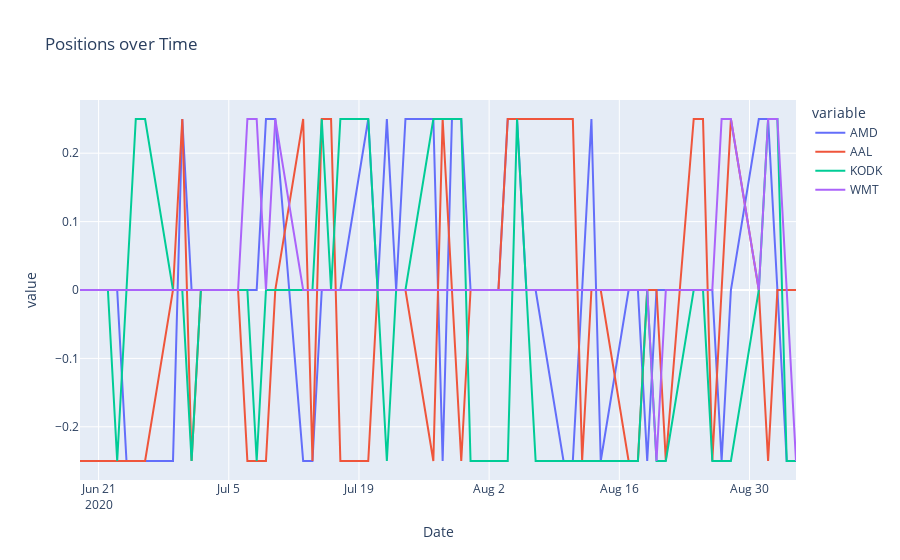
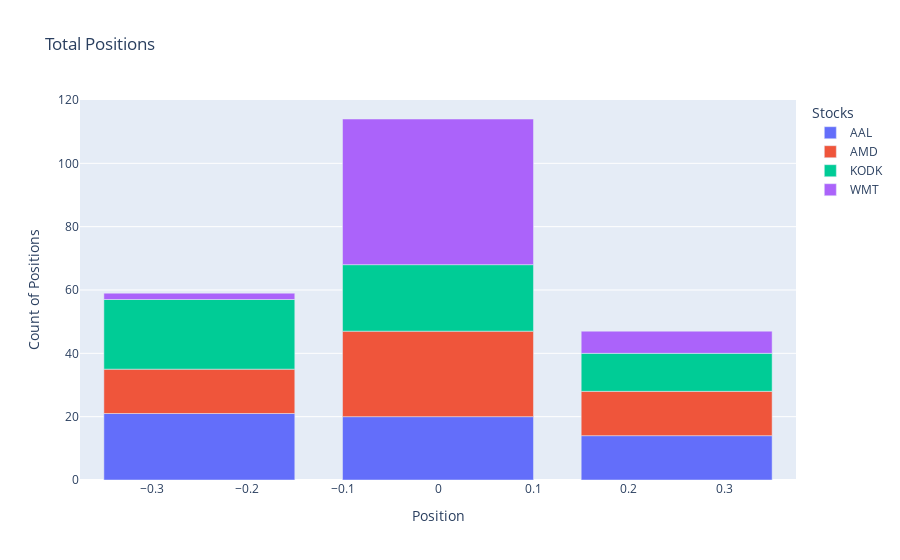

The notebook cell these images were saved under, in order:
### Markdown cell above
## Plotting the Positions and Predicted Moves

### Code cell
# Plotting positions over time
fig = px.line(trade_df['Positions'], 
              x=trade_df['Positions'].index, 
              y=stocks,
              title='Positions over Time')

fig.show()

# Getting the number of positions
pos = trade_df['Positions'].apply(pd.value_counts)

# Plotting total positions
fig1 = px.bar(pos, 
              x=pos.index, 
              y=pos.columns,
              title='Total Positions',
              labels={'variable':'Stocks',
                      'value':'Count of Positions',
                      'index':'Position'})

fig1.show()

### Figure 1 — Plotly figure (JSON) as saved in the notebook; plotly's stock layout.template omitted (floating-point values rounded to 4 significant figures)
{"data": [{"hovertemplate": "variable=AMD<br>Date=%{x}<br>value=%{y}<extra></extra>", "legendgroup": "AMD", "line": {"color": "#636efa", "dash": "solid"}, "mode": "lines", "name": "AMD", "orientation": "v", "showlegend": true, "type": "scatter", "x": ["2020-06-19T00:00:00", "2020-06-22T00:00:00", "2020-06-23T00:00:00", "2020-06-24T00:00:00", "2020-06-25T00:00:00", "2020-06-26T00:00:00", "2020-06-29T00:00:00", "2020-06-30T00:00:00", "2020-07-01T00:00:00", "2020-07-02T00:00:00", "2020-07-06T00:00:00", "2020-07-07T00:00:00", "2020-07-08T00:00:00", "2020-07-09T00:00:00", "2020-07-10T00:00:00", "2020-07-13T00:00:00", "2020-07-14T00:00:00", "2020-07-15T00:00:00", "2020-07-16T00:00:00", "2020-07-17T00:00:00", "2020-07-20T00:00:00", "2020-07-21T00:00:00", "2020-07-22T00:00:00", "2020-07-23T00:00:00", "2020-07-24T00:00:00", "2020-07-27T00:00:00", "2020-07-28T00:00:00", "2020-07-29T00:00:00", "2020-07-30T00:00:00", "2020-07-31T00:00:00", "2020-08-03T00:00:00", "2020-08-04T00:00:00", "2020-08-05T00:00:00", "2020-08-06T00:00:00", "2020-08-07T00:00:00", "2020-08-10T00:00:00", "2020-08-11T00:00:00", "2020-08-12T00:00:00", "2020-08-13T00:00:00", "2020-08-14T00:00:00", "2020-08-17T00:00:00", "2020-08-18T00:00:00", "2020-08-19T00:00:00", "2020-08-20T00:00:00", "2020-08-21T00:00:00", "2020-08-24T00:00:00", "2020-08-25T00:00:00", "2020-08-26T00:00:00", "2020-08-27T00:00:00", "2020-08-28T00:00:00", "2020-08-31T00:00:00", "2020-09-01T00:00:00", "2020-09-02T00:00:00", "2020-09-03T00:00:00", "2020-09-04T00:00:00"], "xaxis": "x", "y": [0, 0, 0, -0.25, -0.25, -0.25, -0.25, 0.25, 0, 0, 0, 0, 0, 0.25, 0.25, -0.25, -0.25, 0, 0, 0, 0.25, 0, 0.25, 0, 0.25, 0.25, -0.25, 0.25, 0.25, 0, 0, 0.25, 0.25, 0, 0, -0.25, -0.25, 0, 0.25, -0.25, 0, 0, -0.25, 0, 0, 0, 0, 0, -0.25, 0, 0.25, 0.25, 0, -0.25, -0.25], "yaxis": "y"}, {"hovertemplate": "variable=AAL<br>Date=%{x}<br>value=%{y}<extra></extra>", "legendgroup": "AAL", "line": {"color": "#EF553B", "dash": "solid"}, "mode": "lines", "name": "AAL", "orientation": "v", "showlegend": true, "type": "scatter", "x": ["2020-06-19T00:00:00", "2020-06-22T00:00:00", "2020-06-23T00:00:00", "2020-06-24T00:00:00", "2020-06-25T00:00:00", "2020-06-26T00:00:00", "2020-06-29T00:00:00", "2020-06-30T00:00:00", "2020-07-01T00:00:00", "2020-07-02T00:00:00", "2020-07-06T00:00:00", "2020-07-07T00:00:00", "2020-07-08T00:00:00", "2020-07-09T00:00:00", "2020-07-10T00:00:00", "2020-07-13T00:00:00", "2020-07-14T00:00:00", "2020-07-15T00:00:00", "2020-07-16T00:00:00", "2020-07-17T00:00:00", "2020-07-20T00:00:00", "2020-07-21T00:00:00", "2020-07-22T00:00:00", "2020-07-23T00:00:00", "2020-07-24T00:00:00", "2020-07-27T00:00:00", "2020-07-28T00:00:00", "2020-07-29T00:00:00", "2020-07-30T00:00:00", "2020-07-31T00:00:00", "2020-08-03T00:00:00", "2020-08-04T00:00:00", "2020-08-05T00:00:00", "2020-08-06T00:00:00", "2020-08-07T00:00:00", "2020-08-10T00:00:00", "2020-08-11T00:00:00", "2020-08-12T00:00:00", "2020-08-13T00:00:00", "2020-08-14T00:00:00", "2020-08-17T00:00:00", "2020-08-18T00:00:00", "2020-08-19T00:00:00", "2020-08-20T00:00:00", "2020-08-21T00:00:00", "2020-08-24T00:00:00", "2020-08-25T00:00:00", "2020-08-26T00:00:00", "2020-08-27T00:00:00", "2020-08-28T00:00:00", "2020-08-31T00:00:00", "2020-09-01T00:00:00", "2020-09-02T00:00:00", "2020-09-03T00:00:00", "2020-09-04T00:00:00"], "xaxis": "x", "y": [-0.25, -0.25, -0.25, -0.25, -0.25, -0.25, 0, 0.25, -0.25, 0, 0, -0.25, -0.25, -0.25, 0, 0.25, -0.25, 0.25, 0.25, -0.25, -0.25, 0, 0, 0, 0, -0.25, 0.25, 0, -0.25, 0, 0, 0.25, 0.25, 0.25, 0.25, 0.25, 0.25, -0.25, 0, 0, -0.25, -0.25, 0, 0, -0.25, 0.25, 0.25, -0.25, 0, 0.25, 0, -0.25, 0, 0, 0], "yaxis": "y"}, {"hovertemplate": "variable=KODK<br>Date=%{x}<br>value=%{y}<extra></extra>", "legendgroup": "KODK", "line": {"color": "#00cc96", "dash": "solid"}, "mode": "lines", "name": "KODK", "orientation": "v", "showlegend": true, "type": "scatter", "x": ["2020-06-19T00:00:00", "2020-06-22T00:00:00", "2020-06-23T00:00:00", "2020-06-24T00:00:00", "2020-06-25T00:00:00", "2020-06-26T00:00:00", "2020-06-29T00:00:00", "2020-06-30T00:00:00", "2020-07-01T00:00:00", "2020-07-02T00:00:00", "2020-07-06T00:00:00", "2020-07-07T00:00:00", "2020-07-08T00:00:00", "2020-07-09T00:00:00", "2020-07-10T00:00:00", "2020-07-13T00:00:00", "2020-07-14T00:00:00", "2020-07-15T00:00:00", "2020-07-16T00:00:00", "2020-07-17T00:00:00", "2020-07-20T00:00:00", "2020-07-21T00:00:00", "2020-07-22T00:00:00", "2020-07-23T00:00:00", "2020-07-24T00:00:00", "2020-07-27T00:00:00", "2020-07-28T00:00:00", "2020-07-29T00:00:00", "2020-07-30T00:00:00", "2020-07-31T00:00:00", "2020-08-03T00:00:00", "2020-08-04T00:00:00", "2020-08-05T00:00:00", "2020-08-06T00:00:00", "2020-08-07T00:00:00", "2020-08-10T00:00:00", "2020-08-11T00:00:00", "2020-08-12T00:00:00", "2020-08-13T00:00:00", "2020-08-14T00:00:00", "2020-08-17T00:00:00", "2020-08-18T00:00:00", "2020-08-19T00:00:00", "2020-08-20T00:00:00", "2020-08-21T00:00:00", "2020-08-24T00:00:00", "2020-08-25T00:00:00", "2020-08-26T00:00:00", "2020-08-27T00:00:00", "2020-08-28T00:00:00", "2020-08-31T00:00:00", "2020-09-01T00:00:00", "2020-09-02T00:00:00", "2020-09-03T00:00:00", "2020-09-04T00:00:00"], "xaxis": "x", "y": [0, 0, -0.25, 0, 0.25, 0.25, 0, 0, -0.25, 0, 0, 0, -0.25, 0, 0, 0, 0, 0.25, 0, 0.25, 0.25, 0, -0.25, 0, 0, 0.25, 0.25, 0.25, 0.25, -0.25, -0.25, -0.25, 0.25, 0, -0.25, -0.25, -0.25, -0.25, -0.25, -0.25, -0.25, -0.25, 0, -0.25, -0.25, 0, 0, -0.25, -0.25, -0.25, 0, 0.25, 0.25, -0.25, -0.25], "yaxis": "y"}, {"hovertemplate": "variable=WMT<br>Date=%{x}<br>value=%{y}<extra></extra>", "legendgroup": "WMT", "line": {"color": "#ab63fa", "dash": "solid"}, "mode": "lines", "name": "WMT", "orientation": "v", "showlegend": true, "type": "scatter", "x": ["2020-06-19T00:00:00", "2020-06-22T00:00:00", "2020-06-23T00:00:00", "2020-06-24T00:00:00", "2020-06-25T00:00:00", "2020-06-26T00:00:00", "2020-06-29T00:00:00", "2020-06-30T00:00:00", "2020-07-01T00:00:00", "2020-07-02T00:00:00", "2020-07-06T00:00:00", "2020-07-07T00:00:00", "2020-07-08T00:00:00", "2020-07-09T00:00:00", "2020-07-10T00:00:00", "2020-07-13T00:00:00", "2020-07-14T00:00:00", "2020-07-15T00:00:00", "2020-07-16T00:00:00", "2020-07-17T00:00:00", "2020-07-20T00:00:00", "2020-07-21T00:00:00", "2020-07-22T00:00:00", "2020-07-23T00:00:00", "2020-07-24T00:00:00", "2020-07-27T00:00:00", "2020-07-28T00:00:00", "2020-07-29T00:00:00", "2020-07-30T00:00:00", "2020-07-31T00:00:00", "2020-08-03T00:00:00", "2020-08-04T00:00:00", "2020-08-05T00:00:00", "2020-08-06T00:00:00", "2020-08-07T00:00:00", "2020-08-10T00:00:00", "2020-08-11T00:00:00", "2020-08-12T00:00:00", "2020-08-13T00:00:00", "2020-08-14T00:00:00", "2020-08-17T00:00:00", "2020-08-18T00:00:00", "2020-08-19T00:00:00", "2020-08-20T00:00:00", "2020-08-21T00:00:00", "2020-08-24T00:00:00", "2020-08-25T00:00:00", "2020-08-26T00:00:00", "2020-08-27T00:00:00", "2020-08-28T00:00:00", "2020-08-31T00:00:00", "2020-09-01T00:00:00", "2020-09-02T00:00:00", "2020-09-03T00:00:00", "2020-09-04T00:00:00"], "xaxis": "x", "y": [0, 0, 0, 0, 0, 0, 0, 0, 0, 0, 0, 0.25, 0.25, 0, 0.25, 0, 0, 0, 0, 0, 0, 0, 0, 0, 0, 0, 0, 0, 0, 0, 0, 0, 0, 0, 0, 0, 0, 0, 0, 0, 0, 0, 0, -0.25, 0, 0, 0, 0, 0.25, 0.25, 0, 0.25, 0.25, 0, -0.25], "yaxis": "y"}], "layout": {"legend": {"title": {"text": "variable"}, "tracegroupgap": 0}, "title": {"text": "Positions over Time"}, "xaxis": {"anchor": "y", "domain": [0, 1], "title": {"text": "Date"}}, "yaxis": {"anchor": "x", "domain": [0, 1], "title": {"text": "value"}}}}

### Figure 2 — Plotly figure (JSON) as saved in the notebook; plotly's stock layout.template omitted (floating-point values rounded to 4 significant figures)
{"data": [{"alignmentgroup": "True", "hovertemplate": "Stocks=AAL<br>Position=%{x}<br>Count of Positions=%{y}<extra></extra>", "legendgroup": "AAL", "marker": {"color": "#636efa"}, "name": "AAL", "offsetgroup": "AAL", "orientation": "v", "showlegend": true, "textposition": "auto", "type": "bar", "x": [-0.25, 0, 0.25], "xaxis": "x", "y": [21, 20, 14], "yaxis": "y"}, {"alignmentgroup": "True", "hovertemplate": "Stocks=AMD<br>Position=%{x}<br>Count of Positions=%{y}<extra></extra>", "legendgroup": "AMD", "marker": {"color": "#EF553B"}, "name": "AMD", "offsetgroup": "AMD", "orientation": "v", "showlegend": true, "textposition": "auto", "type": "bar", "x": [-0.25, 0, 0.25], "xaxis": "x", "y": [14, 27, 14], "yaxis": "y"}, {"alignmentgroup": "True", "hovertemplate": "Stocks=KODK<br>Position=%{x}<br>Count of Positions=%{y}<extra></extra>", "legendgroup": "KODK", "marker": {"color": "#00cc96"}, "name": "KODK", "offsetgroup": "KODK", "orientation": "v", "showlegend": true, "textposition": "auto", "type": "bar", "x": [-0.25, 0, 0.25], "xaxis": "x", "y": [22, 21, 12], "yaxis": "y"}, {"alignmentgroup": "True", "hovertemplate": "Stocks=WMT<br>Position=%{x}<br>Count of Positions=%{y}<extra></extra>", "legendgroup": "WMT", "marker": {"color": "#ab63fa"}, "name": "WMT", "offsetgroup": "WMT", "orientation": "v", "showlegend": true, "textposition": "auto", "type": "bar", "x": [-0.25, 0, 0.25], "xaxis": "x", "y": [2, 46, 7], "yaxis": "y"}], "layout": {"barmode": "relative", "legend": {"title": {"text": "Stocks"}, "tracegroupgap": 0}, "title": {"text": "Total Positions"}, "xaxis": {"anchor": "y", "domain": [0, 1], "title": {"text": "Position"}}, "yaxis": {"anchor": "x", "domain": [0, 1], "title": {"text": "Count of Positions"}}}}
